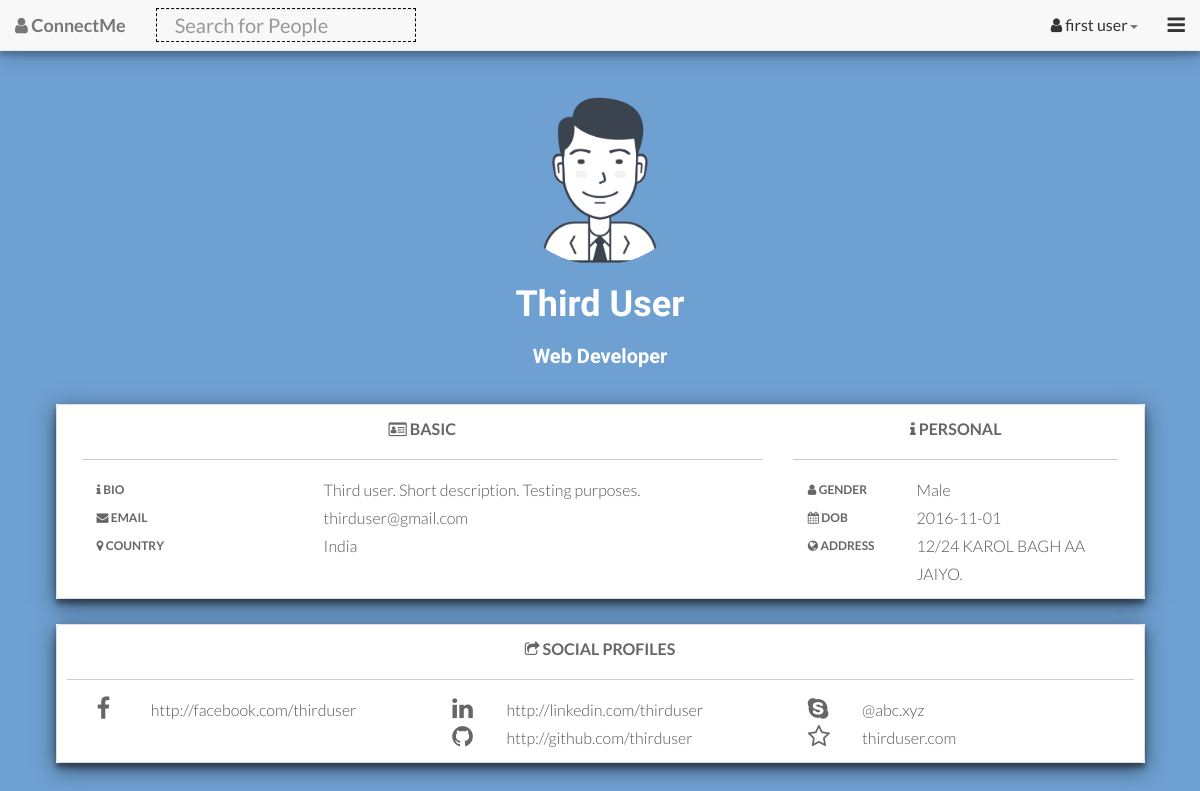
/profile.php?user_username=thirduser (signed in), run on the app's committed database.
### tables this page shows
CREATE TABLE `user` (
  `user_id` int(11) NOT NULL AUTO_INCREMENT,
  `user_email` varchar(255) NOT NULL,
  `user_password` varchar(255) NOT NULL,
  `user_firstname` text NOT NULL,
  `user_lastname` text NOT NULL,
  `user_avatar` varchar(255) NOT NULL,
  `user_shortbio` text,
  `user_username` varchar(255) NOT NULL,
  `user_longbio` text,
  `user_facebook` varchar(255) DEFAULT NULL,
  `user_twitter` varchar(255) DEFAULT NULL,
  `user_linkedin` varchar(255) DEFAULT NULL,
  `user_stumbleupon` varchar(255) DEFAULT NULL,
  `user_pinterest` varchar(255) DEFAULT NULL,
  `user_googleplus` varchar(255) DEFAULT NULL,
  `user_website` varchar(255) DEFAULT NULL,
  `user_dob` date DEFAULT NULL,
  `user_profession` text,
  `user_gender` varchar(255) DEFAULT NULL,
  `user_maritialstatus` varchar(255) DEFAULT NULL,
  `user_address` text,
  `user_backgroundpicture` varchar(255) NOT NULL,
  `user_joindate` date NOT NULL,
  `user_country` varchar(255) DEFAULT NULL,
  `user_skype` varchar(255) DEFAULT NULL,
  `user_github` varchar(255) DEFAULT NULL,
  `user_youtube` varchar(255) DEFAULT NULL,
  `user_vimeo` varchar(255) DEFAULT NULL,
  PRIMARY KEY (`user_id`),
  UNIQUE KEY `user_email` (`user_email`),
  UNIQUE KEY `user_username` (`user_username`)
);

### controllers/base/style.php (called while the page is built, shortened)
<?php
    if (isset($_GET['user_username'])) {
        $user_username = $_GET['user_username'];
    }
    $sql = "SELECT * FROM user where user_username='$user_username'";
    $result = mysqli_query($database,$sql) or die(mysqli_error());
    $rws = mysqli_fetch_array($result);
?>

### profile.php (the view, shortened to what this page needs)
<?php include 'components/session-check-profile.php' ?>
<?php include 'controllers/navigation/first-navigation.php' ?>
<?php include 'controllers/base/style.php' ?>
<div class="profile">
	<div class="row clearfix">
            <div>
                <center>
                    <img src="userfiles/avatars/<?php echo $rws['user_avatar'];?>" class="mtops bcircle img-responsive profile-avatar">
                </center>
                <h1 class="text-center profile-text profile-name whitecol capitalize"><?php echo $rws['user_firstname'];?> <?php echo $rws['user_lastname'];?></h1>
                <h1 class="text-center profile-text profile-profession whitecol capitalize"><?php echo $rws['user_profession'];?></h1>
                <br>
                <div class="panel-group white widthfix dshadow mtopn" id="panel-profile">
                    <div class="panel panel-default">
                        <div id="panel-element-info" class="panel-collapse collapse in">
                            <div class="panel-body">
                                <div class="col-md-8 column">
                                    <p class="text-center profile-title"><i class="fa fa-id-card-o"></i> Basic</p>
                                    <hr>
                                    <?php
                                        if ($rws['user_shortbio']){
                                    ?>
                                        <div class="col-xs-4">
                                            <p class="profile-details"><i class="fa fa-info"></i> Bio</p>
                                        </div>
                                        <div class="col-xs-8">
                                            <p><?php echo $rws['user_shortbio'];?></p>
                                        </div>
                                    <?php } ?>
                                    <?php
                                        if ($rws['user_email']){
                                    ?>
                                        <div class="col-xs-4">
                                            <p class="profile-details"><i class="fa fa-envelope"></i> Email</p>
                                        </div>
                                        <div class="col-xs-8">
                                            <p><?php echo $rws['user_email'];?></p>
                                        </div>
                                    <?php } ?>
                                    <?php
                                        if ($rws['user_country']){
                                    ?>
                                        <div class="col-xs-4">
                                            <p class="profile-details"><i class="fa fa-map-marker"></i> Country</p>
                                        </div>
                                        <div class="col-xs-8">
                                            <p><?php echo $rws['user_country'];?></p>
                                        </div>
                                    <?php } ?>
                                </div>
                                <div class="col-md-4 column">
                                    <p class="centered profile-title"><i class="fa fa-info"></i> Personal</p>
                                    <hr>
                                    <?php
                                        if ($rws['user_gender']){
                                    ?>
                                        <div class="col-xs-4">
                                            <p class="profile-details"><i class="fa fa-user"></i> Gender</p>
                                        </div>
                                        <div class="col-xs-8">
                                            <p><?php echo $rws['user_gender'];?></p>
                                        </div>
                                    <?php } ?>
                                    <?php
                                        if ($rws['user_dob']){
                                    ?>
                                        <div class="col-xs-4">
                                            <p class="profile-details"><i class="fa fa-calendar"></i> DOB</p>
                                        </div>
                                        <div class="col-xs-8">
                                            <p><?php echo $rws['user_dob'];?></p>
                                        </div>
                                    <?php } ?>
                                    <?php
                                        if ($rws['user_address']){
                                    ?>
                                        <div class="col-xs-4">
                                            <p class="profile-details"><i class="fa fa-globe"></i> Address</p>
                                        </div>
                                        <div class="col-xs-8">
                                            <p><?php echo $rws['user_address'];?></p>
                                        </div>
                                    <?php } ?>
                                </div>
                            </div>
                        </div>
                    </div>
                </div>
                <div class="panel-group white widthfix dshadow " id="panel-profile">
                    <div class="panel panel-default">
                        <div id="panel-element-info" class="panel-collapse collapse in">
                            <div class="panel-body">
                                <p class="text-center profile-title"><i class="fa fa-share-square-o"></i> Social profiles</p>
                                <hr/>
                                <div class="col-md-4 column">
                                    <?php
                                        if ($rws['user_facebook']){
                                    ?>
                                        <div class="col-xs-2">
                                            <p class="profile-details"><i class="fa fa-2x fa-facebook"></i></p>
                                        </div>
                                        <div class="col-xs-10">
                                            <p><?php echo $rws['user_facebook'];?></p>
                                        </div>
                                    <?php } ?>
                                </div>
                                <div class="col-md-4 column">
                                    <?php
                                        if ($rws['user_linkedin']){
                                    ?>
                                        <div class="col-xs-2">
                                            <p class="profile-details"><i class="fa fa-2x fa-linkedin"></i></p>
                                        </div>
                                       <div class="col-xs-10">
                                            <p><?php echo $rws['user_linkedin'];?></p>
                                        </div>
                                    <?php } ?>
                                    <?php
                                        if ($rws['user_github']){
                                    ?>
                                        <div class="col-xs-2">
                                            <p class="profile-details"><i class="fa fa-2x fa-github"></i></p>
                                        </div>
                                        <div class="col-xs-10">
                                            <p><?php echo $rws['user_github'];?></p>
                                        </div>
                                    <?php } ?>
                                    </div>
                                    <div class="col-md-4 column">
                                    <?php
                                        if ($rws['user_skype']){
                                    ?>
                                        <div class="col-xs-2">
                                            <p class="profile-details"><i class="fa fa-2x fa-skype"></i></p>
                                        </div>
                                        <div class="col-xs-10">
                                            <p><?php echo $rws['user_skype'];?></p>
                                        </div>
                                    <?php } ?>
                                    <?php
                                        if ($rws['user_website']){
                                    ?>
                                        <div class="col-xs-2">
                                            <p class="profile-details"><i class="fa fa-2x fa-star-o"></i></p>
                                        </div>
                                        <div class="col-xs-10">
                                            <p><?php echo $rws['user_website'];?></p>
                                        </div>
                                    <?php } ?>
                                </div>
                            </div>
                        </div>
                    </div>
                </div>
                <br/>
            </div>
	</div>
</div>

### controllers/navigation/first-navigation.php (shortened to what this page needs)
<?php
    $current_user = $_SESSION['user_username'];
    $sql = "SELECT * FROM user WHERE user_username='$current_user'";
    $result = mysqli_query($database,$sql);
    while($row = mysqli_fetch_array($result,MYSQLI_BOTH)) {
?>
	    <div id="navigation" class="navbar navbar-default navbar-fixed-top lshadow">
	      <div class="fluid-container">
	        <div class="navbar-header">
                <a class="navbar-brand" href="home.php"><b><i class="fa fa-user"></i> ConnectMe</b></a>
            </div>
	        <div class="navbar-collapse collapse" id="navbar-collapse1">
                <form class="navbar-form navbar-left" role="search" method="post" autocomplete="off" action="search-result.php">
                    <div class="form-group">
                        <input type="text" class="search form-control bor" id="searchbox" placeholder="Search for People" name="search-form"/><br />
				    </div>
				</form>
                <ul class="nav navbar-nav navbar-right">
                    <li class="dropdown">
                        <a href="#" class="dropdown-toggle" data-toggle="dropdown"><i class="fa fa-user"></i> <?php echo $row['user_firstname'];?> <?php echo $row['user_lastname'];?><strong class="caret"></strong></a>
                    </li>
                    <li class="dropdown">
                        <a href="#" class="dropdown-toggle" data-toggle="dropdown">
                            <i class="fa fa-bars" style="font-size: 1.27em;"></i>
                        </a>
                    </li>
                </ul>
	        </div>
	      </div>
	    </div>
<?php
    }
?>

### assets/css/base/main.css (style rules this page uses)
h1, h2, h3, h4, h5, h6 { font-family: "Raleway"; font-weight: 300; color: white; }
h1 { font-weight: 800; }
h1.capitalize { text-transform: capitalize; }
p { line-height: 28px; margin-bottom: 0px; }
.mtops { margin-top: 15px; }
.mtopn { margin-top: -20px !important; }
.bor { border: 1px dashed black !important; }
.centered { text-align: center; }
.form-control { border-radius: 0 !important; }
.dshadow { box-shadow: 0 5px 5px 0 rgba(0, 0, 0, 0.35),0 6px 20px 0 rgba(0, 0, 0, 0.55) !important; }
.lshadow { box-shadow: 0 5px 5px 0 rgba(0,0,0,0.2),0 6px 20px 0 rgba(0,0,0,0.19) !important; }
a { color: #6fa0d2; font-weight: 700; -webkit-transition: color 0.1s ease-in, background 0.1s ease-in; -moz-transition: color 0.1s ease-in, background 0.1s ease-in; -ms-transition: color 0.1s ease-in, background 0.1s ease-in; -o-transition: color 0.1s ease-in, background 0.1s ease-in; transition: color 0.1s ease-in, background 0.1s ease-in; }
a:before, a:after { -webkit-transition: color 0.1s ease-in, background 0.1s ease-in; -moz-transition: color 0.1s ease-in, background 0.1s ease-in; -ms-transition: color 0.1s ease-in, background 0.1s ease-in; -o-transition: color 0.1s ease-in, background 0.1s ease-in; transition: color 0.1s ease-in, background 0.1s ease-in; }
hr { display: block; height: 1px; border: 0; border-top: 1px solid #ccc; margin: 1em 0; padding: 0; }
.form-control { display: block; width: 100%; height: 34px; padding: 13px 18px; font-size: 20px; line-height: 1.428571429; color: #333; vertical-align: middle; background-color: #f8f8f8; border: 0px; -webkit-box-shadow: inset 0 1px 1px rgba(0, 0, 0, 0.075); box-shadow: inset 0 1px 1px rgba(0, 0, 0, 0.075); -webkit-transition: border-color ease-in-out 0.15s, box-shadow ease-in-out 0.15s; transition: border-color ease-in-out 0.15s, box-shadow ease-in-out 0.15s; }
.whitecol { color: white !important; }
.panel-body { padding-top: 0px; }
.row { padding-left: 10px; padding-right: 10px; }
.panel-default { margin-top: 25px; }
.panel-body { padding: 10px; }
.navbar-default .navbar-nav > li > a { font-weight: normal; color: #333333; }
.bcircle { border-radius: 50%; }
.widthfix { max-width: 90%; margin-left: 5%; }
.profile-avatar { height: 200px; }
.white { background-color: #fff !important; }
.profile-title { font-weight: 600; color: #666; text-transform: uppercase; }
.profile-text { color: #666; font-weight: 800; text-transform: uppercase; }
.profile-profession { font-size: 20px; }
.profile-details { font-weight: 600; color: #666; text-transform: uppercase; font-size: 12px; }

### data on the page
user: user_firstname "first", user_lastname "user"
user: user_avatar (picture), user_firstname "Third", user_lastname "User", user_profession "Web Developer", user_shortbio "Third user. Short description. Testing purposes.", user_email "thirduser@gmail.com", user_country "India", user_gender "Male", user_dob "2016-11-01", user_address "12/24 KAROL BAGH AA JAIYO.", user_facebook "http://facebook.com/thirduser", user_linkedin "http://linkedin.com/thirduser", user_github "http://github.com/thirduser", user_skype "@abc.xyz", user_website "thirduser.com"
